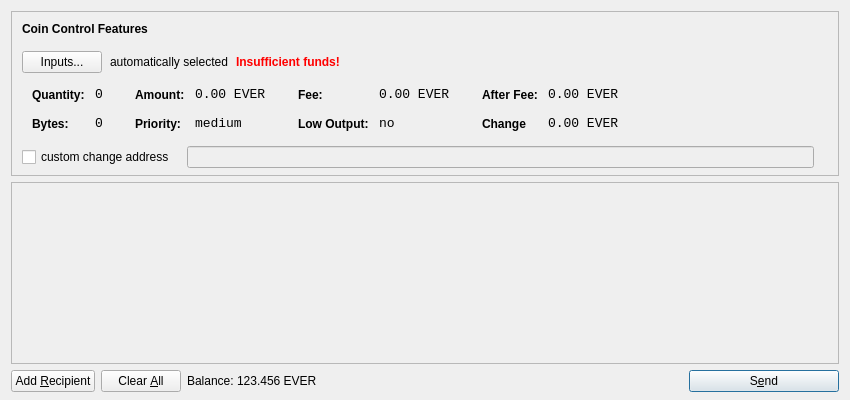
<?xml version="1.0" encoding="UTF-8"?>
<ui version="4.0">
 <class>SendCoinsDialog</class>
 <widget class="QDialog" name="SendCoinsDialog">
  <property name="geometry">
   <rect>
    <x>0</x>
    <y>0</y>
    <width>850</width>
    <height>400</height>
   </rect>
  </property>
  <property name="windowTitle">
   <string>Send Coins</string>
  </property>
  <layout class="QVBoxLayout" name="verticalLayout" stretch="0,1,0">
   <property name="bottomMargin">
    <number>8</number>
   </property>
   <item>
    <widget class="QFrame" name="frameCoinControl">
     <property name="sizePolicy">
      <sizepolicy hsizetype="Expanding" vsizetype="Expanding">
       <horstretch>0</horstretch>
       <verstretch>0</verstretch>
      </sizepolicy>
     </property>
     <property name="maximumSize">
      <size>
       <width>16777215</width>
       <height>16777215</height>
      </size>
     </property>
     <property name="frameShape">
      <enum>QFrame::StyledPanel</enum>
     </property>
     <property name="frameShadow">
      <enum>QFrame::Sunken</enum>
     </property>
     <layout class="QVBoxLayout" name="verticalLayoutCoinControl2">
      <property name="spacing">
       <number>-1</number>
      </property>
      <property name="leftMargin">
       <number>0</number>
      </property>
      <property name="topMargin">
       <number>0</number>
      </property>
      <property name="rightMargin">
       <number>0</number>
      </property>
      <property name="bottomMargin">
       <number>6</number>
      </property>
      <item>
       <layout class="QVBoxLayout" name="verticalLayoutCoinControl" stretch="0,0,0,0,1">
        <property name="spacing">
         <number>0</number>
        </property>
        <property name="leftMargin">
         <number>10</number>
        </property>
        <property name="topMargin">
         <number>10</number>
        </property>
        <item>
         <layout class="QHBoxLayout" name="horizontalLayoutCoinControl1">
          <property name="bottomMargin">
           <number>15</number>
          </property>
          <item>
           <widget class="QLabel" name="labelCoinControlFeatures">
            <property name="sizePolicy">
             <sizepolicy hsizetype="Preferred" vsizetype="Maximum">
              <horstretch>0</horstretch>
              <verstretch>0</verstretch>
             </sizepolicy>
            </property>
            <property name="font">
             <font>
              <weight>75</weight>
              <bold>true</bold>
             </font>
            </property>
            <property name="styleSheet">
             <string notr="true">font-weight:bold;</string>
            </property>
            <property name="text">
             <string>Coin Control Features</string>
            </property>
           </widget>
          </item>
         </layout>
        </item>
        <item>
         <layout class="QHBoxLayout" name="horizontalLayoutCoinControl2" stretch="0,0,0,0">
          <property name="spacing">
           <number>8</number>
          </property>
          <property name="bottomMargin">
           <number>10</number>
          </property>
          <item>
           <widget class="QPushButton" name="pushButtonCoinControl">
            <property name="styleSheet">
             <string notr="true"/>
            </property>
            <property name="text">
             <string>Inputs...</string>
            </property>
           </widget>
          </item>
          <item>
           <widget class="QLabel" name="labelCoinControlAutomaticallySelected">
            <property name="text">
             <string>automatically selected</string>
            </property>
            <property name="margin">
             <number>5</number>
            </property>
           </widget>
          </item>
          <item>
           <widget class="QLabel" name="labelCoinControlInsuffFunds">
            <property name="font">
             <font>
              <weight>75</weight>
              <bold>true</bold>
             </font>
            </property>
            <property name="styleSheet">
             <string notr="true">color:red;font-weight:bold;</string>
            </property>
            <property name="text">
             <string>Insufficient funds!</string>
            </property>
            <property name="margin">
             <number>5</number>
            </property>
           </widget>
          </item>
          <item>
           <spacer name="horizontalSpacerCoinControl">
            <property name="orientation">
             <enum>Qt::Horizontal</enum>
            </property>
            <property name="sizeHint" stdset="0">
             <size>
              <width>40</width>
              <height>1</height>
             </size>
            </property>
           </spacer>
          </item>
         </layout>
        </item>
        <item>
         <widget class="QWidget" name="widgetCoinControl" native="true">
          <property name="sizePolicy">
           <sizepolicy hsizetype="Preferred" vsizetype="Preferred">
            <horstretch>0</horstretch>
            <verstretch>0</verstretch>
           </sizepolicy>
          </property>
          <property name="minimumSize">
           <size>
            <width>0</width>
            <height>0</height>
           </size>
          </property>
          <property name="styleSheet">
           <string notr="true"/>
          </property>
          <layout class="QHBoxLayout" name="horizontalLayoutCoinControl5">
           <property name="margin">
            <number>0</number>
           </property>
           <item>
            <layout class="QHBoxLayout" name="horizontalLayoutCoinControl3" stretch="0,0,0,1">
             <property name="spacing">
              <number>20</number>
             </property>
             <property name="topMargin">
              <number>0</number>
             </property>
             <property name="bottomMargin">
              <number>10</number>
             </property>
             <item>
              <layout class="QFormLayout" name="formLayoutCoinControl1">
               <property name="horizontalSpacing">
                <number>10</number>
               </property>
               <property name="verticalSpacing">
                <number>14</number>
               </property>
               <property name="leftMargin">
                <number>10</number>
               </property>
               <property name="topMargin">
                <number>4</number>
               </property>
               <property name="rightMargin">
                <number>6</number>
               </property>
               <item row="0" column="0">
                <widget class="QLabel" name="labelCoinControlQuantityText">
                 <property name="styleSheet">
                  <string notr="true">font-weight:bold;</string>
                 </property>
                 <property name="text">
                  <string>Quantity:</string>
                 </property>
                 <property name="margin">
                  <number>0</number>
                 </property>
                </widget>
               </item>
               <item row="0" column="1">
                <widget class="QLabel" name="labelCoinControlQuantity">
                 <property name="font">
                  <font>
                   <family>Monospace</family>
                   <pointsize>10</pointsize>
                  </font>
                 </property>
                 <property name="cursor">
                  <cursorShape>IBeamCursor</cursorShape>
                 </property>
                 <property name="contextMenuPolicy">
                  <enum>Qt::ActionsContextMenu</enum>
                 </property>
                 <property name="text">
                  <string>0</string>
                 </property>
                 <property name="margin">
                  <number>0</number>
                 </property>
                 <property name="textInteractionFlags">
                  <set>Qt::LinksAccessibleByMouse|Qt::TextSelectableByKeyboard|Qt::TextSelectableByMouse</set>
                 </property>
                </widget>
               </item>
               <item row="1" column="0">
                <widget class="QLabel" name="labelCoinControlBytesText">
                 <property name="styleSheet">
                  <string notr="true">font-weight:bold;</string>
                 </property>
                 <property name="text">
                  <string>Bytes:</string>
                 </property>
                </widget>
               </item>
               <item row="1" column="1">
                <widget class="QLabel" name="labelCoinControlBytes">
                 <property name="font">
                  <font>
                   <family>Monospace</family>
                   <pointsize>10</pointsize>
                  </font>
                 </property>
                 <property name="cursor">
                  <cursorShape>IBeamCursor</cursorShape>
                 </property>
                 <property name="contextMenuPolicy">
                  <enum>Qt::ActionsContextMenu</enum>
                 </property>
                 <property name="text">
                  <string>0</string>
                 </property>
                 <property name="textInteractionFlags">
                  <set>Qt::LinksAccessibleByMouse|Qt::TextSelectableByKeyboard|Qt::TextSelectableByMouse</set>
                 </property>
                </widget>
               </item>
              </layout>
             </item>
             <item>
              <layout class="QFormLayout" name="formLayoutCoinControl2">
               <property name="horizontalSpacing">
                <number>10</number>
               </property>
               <property name="verticalSpacing">
                <number>14</number>
               </property>
               <property name="leftMargin">
                <number>6</number>
               </property>
               <property name="topMargin">
                <number>4</number>
               </property>
               <property name="rightMargin">
                <number>6</number>
               </property>
               <item row="0" column="0">
                <widget class="QLabel" name="labelCoinControlAmountText">
                 <property name="styleSheet">
                  <string notr="true">font-weight:bold;</string>
                 </property>
                 <property name="text">
                  <string>Amount:</string>
                 </property>
                 <property name="margin">
                  <number>0</number>
                 </property>
                </widget>
               </item>
               <item row="0" column="1">
                <widget class="QLabel" name="labelCoinControlAmount">
                 <property name="font">
                  <font>
                   <family>Monospace</family>
                   <pointsize>10</pointsize>
                  </font>
                 </property>
                 <property name="cursor">
                  <cursorShape>IBeamCursor</cursorShape>
                 </property>
                 <property name="contextMenuPolicy">
                  <enum>Qt::ActionsContextMenu</enum>
                 </property>
                 <property name="text">
                  <string notr="true">0.00 EVER</string>
                 </property>
                 <property name="textInteractionFlags">
                  <set>Qt::LinksAccessibleByMouse|Qt::TextSelectableByKeyboard|Qt::TextSelectableByMouse</set>
                 </property>
                </widget>
               </item>
               <item row="1" column="0">
                <widget class="QLabel" name="labelCoinControlPriorityText">
                 <property name="styleSheet">
                  <string notr="true">font-weight:bold;</string>
                 </property>
                 <property name="text">
                  <string>Priority:</string>
                 </property>
                </widget>
               </item>
               <item row="1" column="1">
                <widget class="QLabel" name="labelCoinControlPriority">
                 <property name="font">
                  <font>
                   <family>Monospace</family>
                   <pointsize>10</pointsize>
                  </font>
                 </property>
                 <property name="cursor">
                  <cursorShape>IBeamCursor</cursorShape>
                 </property>
                 <property name="contextMenuPolicy">
                  <enum>Qt::ActionsContextMenu</enum>
                 </property>
                 <property name="text">
                  <string>medium</string>
                 </property>
                 <property name="textInteractionFlags">
                  <set>Qt::LinksAccessibleByMouse|Qt::TextSelectableByKeyboard|Qt::TextSelectableByMouse</set>
                 </property>
                </widget>
               </item>
              </layout>
             </item>
             <item>
              <layout class="QFormLayout" name="formLayoutCoinControl3">
               <property name="horizontalSpacing">
                <number>10</number>
               </property>
               <property name="verticalSpacing">
                <number>14</number>
               </property>
               <property name="leftMargin">
                <number>6</number>
               </property>
               <property name="topMargin">
                <number>4</number>
               </property>
               <property name="rightMargin">
                <number>6</number>
               </property>
               <item row="0" column="0">
                <widget class="QLabel" name="labelCoinControlFeeText">
                 <property name="styleSheet">
                  <string notr="true">font-weight:bold;</string>
                 </property>
                 <property name="text">
                  <string>Fee:</string>
                 </property>
                 <property name="margin">
                  <number>0</number>
                 </property>
                </widget>
               </item>
               <item row="0" column="1">
                <widget class="QLabel" name="labelCoinControlFee">
                 <property name="font">
                  <font>
                   <family>Monospace</family>
                   <pointsize>10</pointsize>
                  </font>
                 </property>
                 <property name="cursor">
                  <cursorShape>IBeamCursor</cursorShape>
                 </property>
                 <property name="contextMenuPolicy">
                  <enum>Qt::ActionsContextMenu</enum>
                 </property>
                 <property name="text">
                  <string notr="true">0.00 EVER</string>
                 </property>
                 <property name="textInteractionFlags">
                  <set>Qt::LinksAccessibleByMouse|Qt::TextSelectableByKeyboard|Qt::TextSelectableByMouse</set>
                 </property>
                </widget>
               </item>
               <item row="1" column="0">
                <widget class="QLabel" name="labelCoinControlLowOutputText">
                 <property name="styleSheet">
                  <string notr="true">font-weight:bold;</string>
                 </property>
                 <property name="text">
                  <string>Low Output:</string>
                 </property>
                </widget>
               </item>
               <item row="1" column="1">
                <widget class="QLabel" name="labelCoinControlLowOutput">
                 <property name="font">
                  <font>
                   <family>Monospace</family>
                   <pointsize>10</pointsize>
                  </font>
                 </property>
                 <property name="cursor">
                  <cursorShape>IBeamCursor</cursorShape>
                 </property>
                 <property name="contextMenuPolicy">
                  <enum>Qt::ActionsContextMenu</enum>
                 </property>
                 <property name="text">
                  <string>no</string>
                 </property>
                 <property name="textInteractionFlags">
                  <set>Qt::LinksAccessibleByMouse|Qt::TextSelectableByKeyboard|Qt::TextSelectableByMouse</set>
                 </property>
                </widget>
               </item>
              </layout>
             </item>
             <item>
              <layout class="QFormLayout" name="formLayoutCoinControl4">
               <property name="horizontalSpacing">
                <number>10</number>
               </property>
               <property name="verticalSpacing">
                <number>14</number>
               </property>
               <property name="leftMargin">
                <number>6</number>
               </property>
               <property name="topMargin">
                <number>4</number>
               </property>
               <property name="rightMargin">
                <number>6</number>
               </property>
               <item row="0" column="0">
                <widget class="QLabel" name="labelCoinControlAfterFeeText">
                 <property name="styleSheet">
                  <string notr="true">font-weight:bold;</string>
                 </property>
                 <property name="text">
                  <string>After Fee:</string>
                 </property>
                 <property name="margin">
                  <number>0</number>
                 </property>
                </widget>
               </item>
               <item row="0" column="1">
                <widget class="QLabel" name="labelCoinControlAfterFee">
                 <property name="font">
                  <font>
                   <family>Monospace</family>
                   <pointsize>10</pointsize>
                  </font>
                 </property>
                 <property name="cursor">
                  <cursorShape>IBeamCursor</cursorShape>
                 </property>
                 <property name="contextMenuPolicy">
                  <enum>Qt::ActionsContextMenu</enum>
                 </property>
                 <property name="text">
                  <string notr="true">0.00 EVER</string>
                 </property>
                 <property name="textInteractionFlags">
                  <set>Qt::LinksAccessibleByMouse|Qt::TextSelectableByKeyboard|Qt::TextSelectableByMouse</set>
                 </property>
                </widget>
               </item>
               <item row="1" column="0">
                <widget class="QLabel" name="labelCoinControlChangeText">
                 <property name="styleSheet">
                  <string notr="true">font-weight:bold;</string>
                 </property>
                 <property name="text">
                  <string>Change</string>
                 </property>
                </widget>
               </item>
               <item row="1" column="1">
                <widget class="QLabel" name="labelCoinControlChange">
                 <property name="font">
                  <font>
                   <family>Monospace</family>
                   <pointsize>10</pointsize>
                  </font>
                 </property>
                 <property name="cursor">
                  <cursorShape>IBeamCursor</cursorShape>
                 </property>
                 <property name="contextMenuPolicy">
                  <enum>Qt::ActionsContextMenu</enum>
                 </property>
                 <property name="text">
                  <string notr="true">0.00 EVER</string>
                 </property>
                 <property name="textInteractionFlags">
                  <set>Qt::LinksAccessibleByMouse|Qt::TextSelectableByKeyboard|Qt::TextSelectableByMouse</set>
                 </property>
                </widget>
               </item>
              </layout>
             </item>
            </layout>
           </item>
          </layout>
         </widget>
        </item>
        <item>
         <layout class="QHBoxLayout" name="horizontalLayoutCoinControl4" stretch="0,0,0">
          <property name="spacing">
           <number>12</number>
          </property>
          <property name="sizeConstraint">
           <enum>QLayout::SetDefaultConstraint</enum>
          </property>
          <property name="topMargin">
           <number>5</number>
          </property>
          <property name="rightMargin">
           <number>5</number>
          </property>
          <item>
           <widget class="QCheckBox" name="checkBoxCoinControlChange">
            <property name="text">
             <string>custom change address</string>
            </property>
           </widget>
          </item>
          <item>
           <widget class="QLineEdit" name="lineEditCoinControlChange">
            <property name="enabled">
             <bool>false</bool>
            </property>
            <property name="sizePolicy">
             <sizepolicy hsizetype="Expanding" vsizetype="Fixed">
              <horstretch>0</horstretch>
              <verstretch>0</verstretch>
             </sizepolicy>
            </property>
           </widget>
          </item>
          <item>
           <widget class="QLabel" name="labelCoinControlChangeLabel">
            <property name="sizePolicy">
             <sizepolicy hsizetype="Preferred" vsizetype="Expanding">
              <horstretch>0</horstretch>
              <verstretch>0</verstretch>
             </sizepolicy>
            </property>
            <property name="minimumSize">
             <size>
              <width>0</width>
              <height>0</height>
             </size>
            </property>
            <property name="text">
             <string/>
            </property>
            <property name="margin">
             <number>3</number>
            </property>
           </widget>
          </item>
         </layout>
        </item>
        <item>
         <spacer name="verticalSpacerCoinControl">
          <property name="orientation">
           <enum>Qt::Vertical</enum>
          </property>
          <property name="sizeHint" stdset="0">
           <size>
            <width>800</width>
            <height>1</height>
           </size>
          </property>
         </spacer>
        </item>
       </layout>
      </item>
     </layout>
    </widget>
   </item>
   <item>
    <widget class="QScrollArea" name="scrollArea">
     <property name="widgetResizable">
      <bool>true</bool>
     </property>
     <widget class="QWidget" name="scrollAreaWidgetContents">
      <property name="geometry">
       <rect>
        <x>0</x>
        <y>0</y>
        <width>830</width>
        <height>165</height>
       </rect>
      </property>
      <layout class="QVBoxLayout" name="verticalLayout_2">
       <property name="margin">
        <number>0</number>
       </property>
       <item>
        <layout class="QVBoxLayout" name="entries">
         <property name="spacing">
          <number>6</number>
         </property>
        </layout>
       </item>
       <item>
        <spacer name="verticalSpacer">
         <property name="orientation">
          <enum>Qt::Vertical</enum>
         </property>
         <property name="sizeHint" stdset="0">
          <size>
           <width>20</width>
           <height>40</height>
          </size>
         </property>
        </spacer>
       </item>
      </layout>
     </widget>
    </widget>
   </item>
   <item>
    <layout class="QHBoxLayout" name="horizontalLayout">
     <item>
      <widget class="QPushButton" name="addButton">
       <property name="toolTip">
        <string>Send to multiple recipients at once</string>
       </property>
       <property name="text">
        <string>Add &amp;Recipient</string>
       </property>
       <property name="autoDefault">
        <bool>false</bool>
       </property>
      </widget>
     </item>
     <item>
      <widget class="QPushButton" name="clearButton">
       <property name="sizePolicy">
        <sizepolicy hsizetype="Minimum" vsizetype="Fixed">
         <horstretch>0</horstretch>
         <verstretch>0</verstretch>
        </sizepolicy>
       </property>
       <property name="toolTip">
        <string>Remove all transaction fields</string>
       </property>
       <property name="text">
        <string>Clear &amp;All</string>
       </property>
       <property name="autoRepeatDelay">
        <number>300</number>
       </property>
       <property name="autoDefault">
        <bool>false</bool>
       </property>
      </widget>
     </item>
     <item>
      <layout class="QHBoxLayout" name="horizontalLayout_2">
       <property name="spacing">
        <number>3</number>
       </property>
       <item>
        <widget class="QLabel" name="label">
         <property name="sizePolicy">
          <sizepolicy hsizetype="Preferred" vsizetype="Fixed">
           <horstretch>0</horstretch>
           <verstretch>0</verstretch>
          </sizepolicy>
         </property>
         <property name="text">
          <string>Balance:</string>
         </property>
        </widget>
       </item>
       <item>
        <widget class="QLabel" name="labelBalance">
         <property name="sizePolicy">
          <sizepolicy hsizetype="Preferred" vsizetype="Fixed">
           <horstretch>0</horstretch>
           <verstretch>0</verstretch>
          </sizepolicy>
         </property>
         <property name="cursor">
          <cursorShape>IBeamCursor</cursorShape>
         </property>
         <property name="text">
          <string notr="true">123.456 EVER</string>
         </property>
         <property name="textInteractionFlags">
          <set>Qt::LinksAccessibleByMouse|Qt::TextSelectableByKeyboard|Qt::TextSelectableByMouse</set>
         </property>
        </widget>
       </item>
      </layout>
     </item>
     <item>
      <spacer name="horizontalSpacer">
       <property name="orientation">
        <enum>Qt::Horizontal</enum>
       </property>
       <property name="sizeHint" stdset="0">
        <size>
         <width>40</width>
         <height>20</height>
        </size>
       </property>
      </spacer>
     </item>
     <item>
      <widget class="QPushButton" name="sendButton">
       <property name="minimumSize">
        <size>
         <width>150</width>
         <height>0</height>
        </size>
       </property>
       <property name="toolTip">
        <string>Confirm the send action</string>
       </property>
       <property name="text">
        <string>S&amp;end</string>
       </property>
       <property name="icon">
        <iconset resource="../bitcoin.qrc">
         <normaloff>:/icons/send</normaloff>:/icons/send</iconset>
       </property>
       <property name="default">
        <bool>true</bool>
       </property>
      </widget>
     </item>
    </layout>
   </item>
  </layout>
 </widget>
 <resources>
  <include location="../bitcoin.qrc"/>
 </resources>
 <connections/>
</ui>
